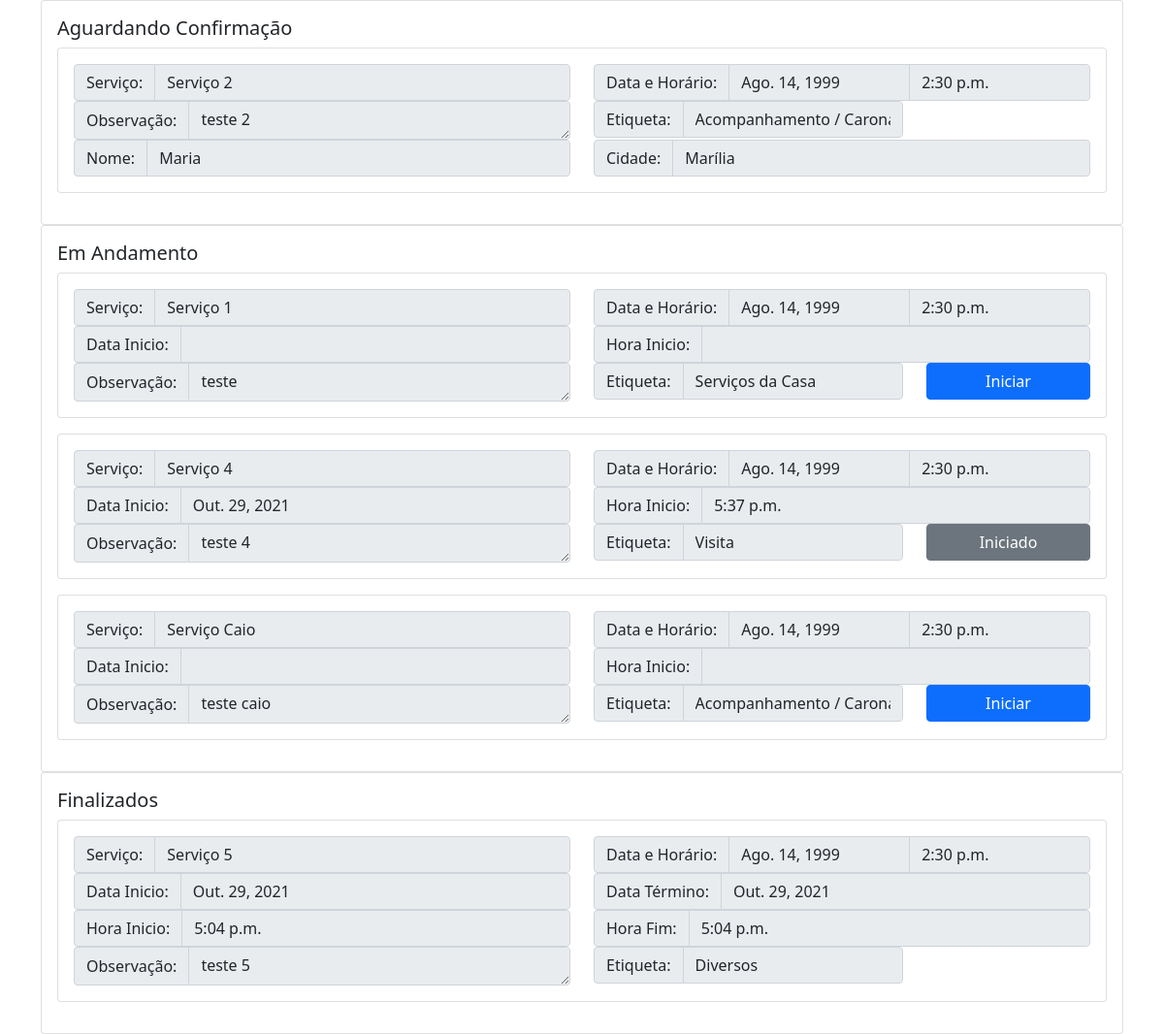
Before: /meus_servicos/voluntario (signed in) with the older database file.
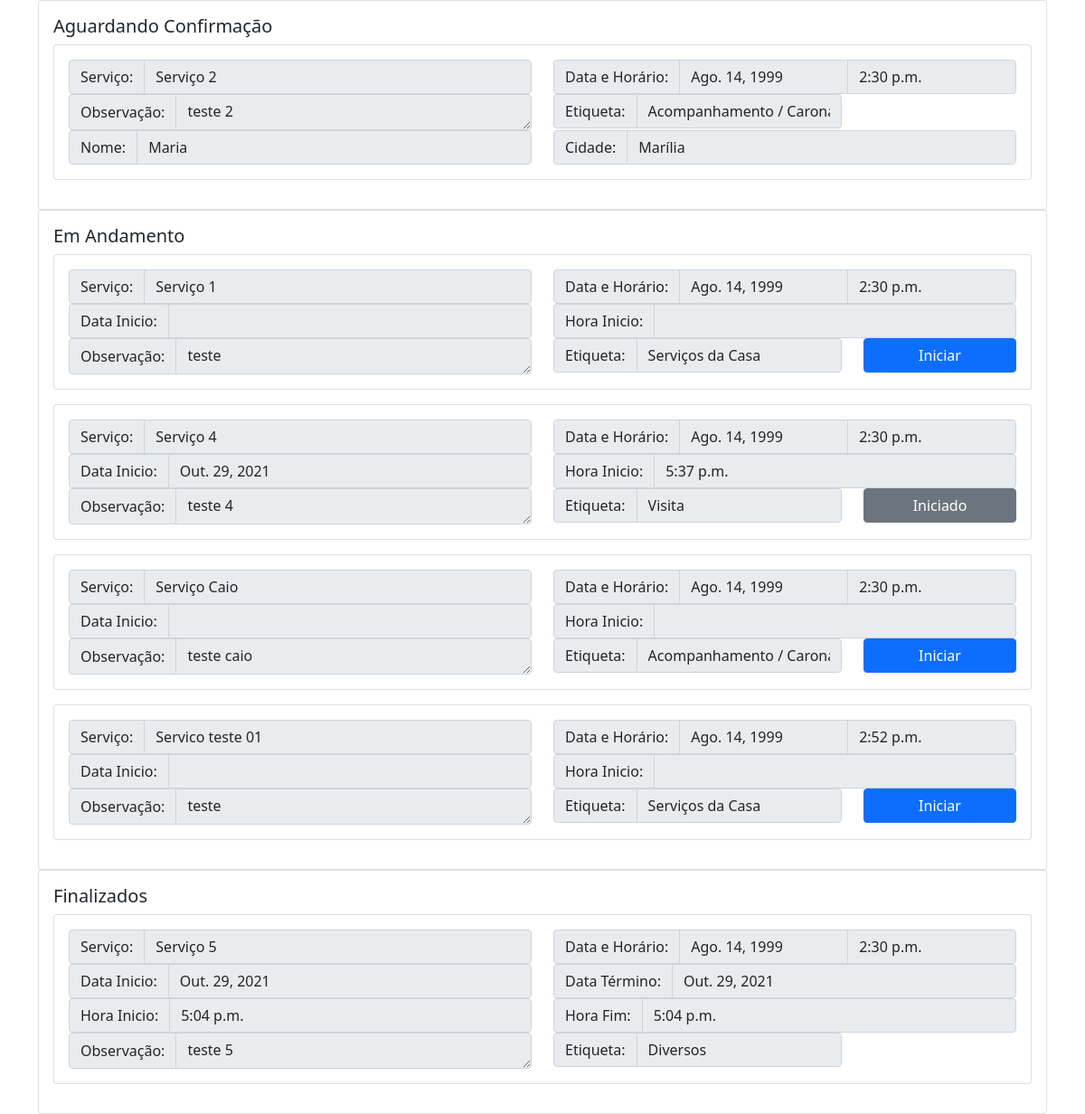
After: the same page with the newer database file.
### servicos/models.py (models this page shows)
class ServicoSolicitado(models.Model):
    tags = (
        ('', 'Escolha uma Etiqueta'),
        ('1', 'Serviços da Casa'),
        ('2', 'Acompanhamento / Carona'),
        ('3', 'Compras'),
        ('4', 'Visita'),
        ('5', 'Diversos')
    )
    voluntario_id = models.ForeignKey(Voluntario, null=True, blank=True, on_delete=models.RESTRICT)
    idoso_id = models.ForeignKey(Idoso, on_delete=models.RESTRICT, blank=True)
    servsolicitado = models.CharField(verbose_name='Serviço', max_length=30)
    tagservico = models.CharField(verbose_name='Etiqueta', max_length=15, choices=tags, default='')
    data_compromisso = models.DateField(verbose_name='Data', null=False, blank=False)
    hora_compromisso = models.TimeField(verbose_name='Horário', null=False, blank=False)
    data_inicio = models.DateField(null=True, blank=True)
    data_fim = models.DateField(null=True, blank=True)
    hora_inicio = models.TimeField(null=True, blank=True)
    hora_fim = models.TimeField(null=True, blank=True)
    observacao = models.TextField(verbose_name='Observação', blank=True, null=False)
    confirmado = models.BooleanField(blank=True, null=True, default=False)

### cadastro/models.py (models this page shows, shortened)
class Account(AbstractUser, PermissionsMixin):
    email = models.EmailField(verbose_name='email', max_length=60, unique=True)
    username = models.CharField(max_length=30)
    first_name = models.CharField(_('Nome'), max_length=150)
    last_name = models.CharField(_('Sobrenome'), max_length=150)
    estado = models.CharField(max_length=30, blank=True)
    cidade = models.CharField(max_length=50, blank=True)
    cep = models.CharField(verbose_name='CPF', max_length=10, blank=True)
    bairro = models.CharField(max_length=50, blank=True)
    rua = models.CharField(max_length=50, blank=True)
    numero_res = models.CharField(verbose_name='Número', max_length=6, blank=True)
    rg = models.CharField(verbose_name='RG',max_length=50, blank=True)
    cpf = models.CharField(verbose_name='CPF',max_length=50, blank=True)
    telefone = models.CharField(max_length=50, blank=True)
    estado_civil = models.CharField(max_length=10,
        choices=(
            ('', 'Estado Civíl'),
            ('CASADO', 'Casado(a)'),
            ('SOLTEIRO', 'Solteiro(a)'),
            ('DIVORCIADO', 'Divorciado(a)'),
            ('VIUVO', 'Viúvo(a)'),
            ('OUTROS', 'Outros')
        ), default=''
    )
    escolaridade = models.CharField(max_length=30, blank=True)
    sexo = models.CharField(max_length=10,
        choices=(
            ('', 'Sexo'),
            ('MASCULINO', 'Masculino'),
            ('FEMININO', 'Feminino')
        ), default=''
    )
    date_joined = models.DateTimeField(verbose_name='date joined', auto_now_add=True)
    last_login = models.DateTimeField(verbose_name='last login', auto_now=True)
    is_admin = models.BooleanField(default=False)
    is_active = models.BooleanField(default=True)
    is_staff = models.BooleanField(default=False)
    is_superuser = models.BooleanField(default=False)
    USERNAME_FIELD = 'email'
    REQUIRED_FIELDS = ['first_name', 'last_name']
    objects = MyAccountManager()

### servicos/views.py (the view)
# urls.py: path('meus_servicos/voluntario', views.meus_servicos_voluntario, name='meus_servicos_voluntario'),
def meus_servicos_voluntario(request):
    voluntario = request.user.voluntario
    aguardando = ServicoSolicitado.objects.filter(voluntario_id=voluntario.id).exclude(confirmado=True)
    em_andamento = ServicoSolicitado.objects.filter(voluntario_id=voluntario.id).exclude(confirmado=False).exclude(data_fim__isnull=False)
    concluidos = ServicoSolicitado.objects.filter(voluntario_id=voluntario.id).exclude(data_fim__isnull=True).exclude(data_inicio__isnull=True)
    context = {
        'aguardando': {},
        'em_andamento': em_andamento,
        'concluidos': concluidos
    }
    for i in aguardando:
        v = Idoso.objects.get(id=i.idoso_id_id)
        context['aguardando'][i] = Account.objects.get(id=v.idoso_id)
    return render(request, 'meus_servicos_voluntario.html', context)

### servicos/templates/meus_servicos_voluntario.html (shortened to what this page needs)
<!DOCTYPE html>
<html lang="en">
<head>
    <link href="https://cdn.jsdelivr.net/npm/bootstrap@5.1.3/dist/css/bootstrap.min.css" rel="stylesheet">
</head>
<body>
<div class="container">
    <div class="card">
        <div class="card-body">
            <h5 class="card-title">Aguardando Confirmação</h5>
                {% for k,v in aguardando.items %}
                    <div class="card mb-3">
                        <div class="card-body">
                            <div class="row">
                                <div class="col-sm-6">
                                    <div class="input-group">
                                      <span class="input-group-text" id="basic-addon1">Serviço:</span>
                                      <input type="text" class="form-control" value="{{k.servsolicitado}}" aria-label="Username" aria-describedby="basic-addon1" disabled>
                                    </div>
                                </div>
                                <div class="col-sm">
                                    <div class="input-group">
                                      <span class="input-group-text">Data e Horário:</span>
                                      <input type="text" aria-label="Data" value="{{k.data_compromisso|date:'DATE_FORMAT'}}" class="form-control" disabled>
                                      <input type="text" aria-label="Horario" value="{{k.hora_compromisso|time:'TIME_FORMAT'}}" class="form-control" disabled>
                                    </div>
                                </div>
                                <div class="col-6">
                                    <div class="input-group">
                                      <span class="input-group-text">Observação:</span>
                                      <textarea style="max-height: 40px" class="form-control" aria-label="Descricao" disabled>{{k.observacao}}</textarea>
                                    </div>
                                </div>
                                <div style="width: 32%">
                                    <div class="input-group">
                                      <span class="input-group-text" id="basic-addon3">Etiqueta:</span>
                                      <input  type="text" class="form-control" value="{{k.get_tagservico_display}}" aria-label="Username" aria-describedby="basic-addon3" disabled>
                                    </div>
                                </div>
                                <div class="col-6">
                                    <div class="input-group">
                                      <span class="input-group-text">Nome:</span>
                                      <input type="text" class="form-control" value="{{v.first_name}}" aria-label="Descricao" disabled>
                                    </div>
                                </div>
                                <div class="col-6">
                                    <div class="input-group">
                                      <span class="input-group-text">Cidade:</span>
                                      <input type="text" class="form-control" value="{{v.cidade}}" aria-label="Descricao" disabled>
                                    </div>
                                </div>
                            </div>
                        </div>
                    </div>
            {% endfor %}
        </div>
    </div>
    <div class="card">
        <div class="card-body">
            <h5 class="card-title">Em Andamento</h5>
                {% for i in em_andamento %}
                    <div class="card mb-3">
                        <div class="card-body">
                            <div class="row">
                                <div class="col-sm-6">
                                    <div class="input-group">
                                      <span class="input-group-text" id="basic-addon1">Serviço:</span>
                                      <input type="text" class="form-control" value="{{i.servsolicitado}}" aria-label="Username" aria-describedby="basic-addon1" disabled>
                                    </div>
                                </div>
                                <div class="col-sm">
                                    <div class="input-group">
                                      <span class="input-group-text">Data e Horário:</span>
                                      <input type="text" aria-label="Data" value="{{i.data_compromisso|date:'DATE_FORMAT'}}" class="form-control" disabled>
                                      <input type="text" aria-label="Horario" value="{{i.hora_compromisso|time:'TIME_FORMAT'}}" class="form-control" disabled>
                                    </div>
                                </div>
                                <div class="col-6">
                                    <div class="input-group">
                                      <span class="input-group-text">Data Inicio:</span>
                                      <input type="text" aria-label="Data" value="{{i.data_inicio|date:'DATE_FORMAT'}}" class="form-control" disabled>
                                    </div>
                                </div>
                                <div class="col-6">
                                    <div class="input-group">
                                      <span class="input-group-text">Hora Inicio:</span>
                                      <input type="text" aria-label="Data" value="{{i.hora_inicio|time:'TIME_FORMAT'}}" class="form-control" disabled>
                                    </div>
                                </div>
                                <div class="col-6">
                                    <div class="input-group">
                                      <span class="input-group-text">Observação:</span>
                                      <textarea style="max-height: 40px" class="form-control" aria-label="Descricao" disabled>{{i.observacao}}</textarea>
                                    </div>
                                </div>
                                <div style="width: 32%">
                                    <div class="input-group">
                                      <span class="input-group-text" id="basic-addon3">Etiqueta:</span>
                                      <input  type="text" class="form-control" value="{{i.get_tagservico_display}}" aria-label="Username" aria-describedby="basic-addon3" disabled>
                                    </div>
                                </div>
                                <div class="col">
                                    <form method="post">
                                        {% if i.data_inicio is Null %}
                                        <a href="{% url 'iniciar' i.id %}" style="width: 100%" type="submit" class="btn btn-primary">
                                          Iniciar
                                        </a>
                                        {% else %}
                                        <a style="width: 100%" type="submit" class="btn btn-secondary">
                                          Iniciado
                                        </a>
                                        {% endif %}
                                    </form>
                                </div>
                            </div>
                        </div>
                    </div>
            {% endfor %}
        </div>
    </div>
    <div class="card">
        <div class="card-body">
            <h5 class="card-title">Finalizados</h5>
                {% for i in concluidos %}
                    <div class="card mb-3">
                        <div class="card-body">
                            <div class="row">
                                <div class="col-sm-6">
                                    <div class="input-group">
                                      <span class="input-group-text" id="basic-addon1">Serviço:</span>
                                      <input type="text" class="form-control" value="{{i.servsolicitado}}" aria-label="Username" aria-describedby="basic-addon1" disabled>
                                    </div>
                                </div>
                                <div class="col-sm-6">
                                    <div class="input-group">
                                      <span class="input-group-text">Data e Horário:</span>
                                      <input type="text" aria-label="Data" value="{{i.data_compromisso|date:'DATE_FORMAT'}}" class="form-control" disabled>
                                      <input type="text" aria-label="Horario" value="{{i.hora_compromisso|time:'TIME_FORMAT'}}" class="form-control" disabled>
                                    </div>
                                </div>
                                <div class="col-6">
                                    <div class="input-group">
                                      <span class="input-group-text">Data Inicio:</span>
                                      <input type="text" aria-label="Data" value="{{i.data_inicio|date:'DATE_FORMAT'}}" class="form-control" disabled>
                                    </div>
                                </div>
                                <div class="col-6">
                                    <div class="input-group">
                                      <span class="input-group-text">Data Término:</span>
                                      <input type="text" aria-label="Data" value="{{i.data_fim|date:'DATE_FORMAT'}}" class="form-control" disabled>
                                    </div>
                                </div>
                                <div class="col-6">
                                    <div class="input-group">
                                      <span class="input-group-text">Hora Inicio:</span>
                                      <input type="text" aria-label="Data" value="{{i.hora_inicio|time:'TIME_FORMAT'}}" class="form-control" disabled>
                                    </div>
                                </div>
                                <div class="col-6">
                                    <div class="input-group">
                                      <span class="input-group-text">Hora Fim:</span>
                                      <input type="text" aria-label="Data" value="{{i.hora_fim|time:'TIME_FORMAT'}}" class="form-control" disabled>
                                    </div>
                                </div>
                                <div class="col-6">
                                    <div class="input-group">
                                      <span class="input-group-text">Observação:</span>
                                      <textarea style="max-height: 40px" class="form-control" aria-label="Descricao" disabled>{{i.observacao}}</textarea>
                                    </div>
                                </div>
                                <div style="width: 32%">
                                    <div class="input-group">
                                      <span class="input-group-text" id="basic-addon3">Etiqueta:</span>
                                      <input  type="text" class="form-control" value="{{i.get_tagservico_display}}" aria-label="Username" aria-describedby="basic-addon3" disabled>
                                    </div>
                                </div>
                            </div>
                        </div>
                    </div>
            {% endfor %}
        </div>
    </div>
</div>
</body>
</html>

Changed rows visible on the page:
added ServicoSolicitado: servsolicitado "Servico teste 01", data_compromisso "Ago. 14, 1999", hora_compromisso "2:52 p.m.", observacao "teste", tagservico "Serviços da Casa", shows "Iniciar", shown under "Em Andamento"
